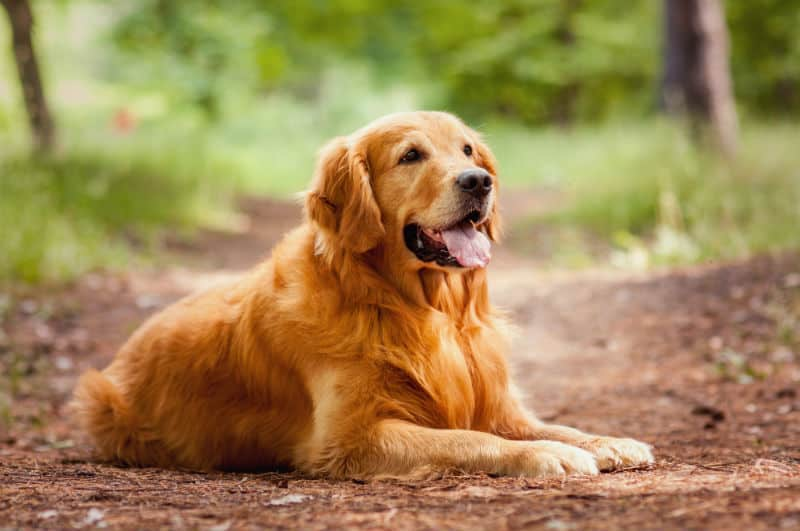
#> input picture Cachorro.jpg, 800 x 531 px
$ python 'Suavização_imagem.py'
#> lines starting #> are read from the running program, lines starting #| are printed output that depends on the picture; after the words box and inside, x2 and y2 are one past the last pixel; in counts of white or black regions, pixels touching at a corner belong together

import cv2
import numpy as np

img = cv2.imread("Cachorro.jpg")
#> img is the input picture: shape (531, 800, 3); mean B, G, R 84.5, 133.9, 160

img = cv2.cvtColor(img, cv2.COLOR_BGR2GRAY)
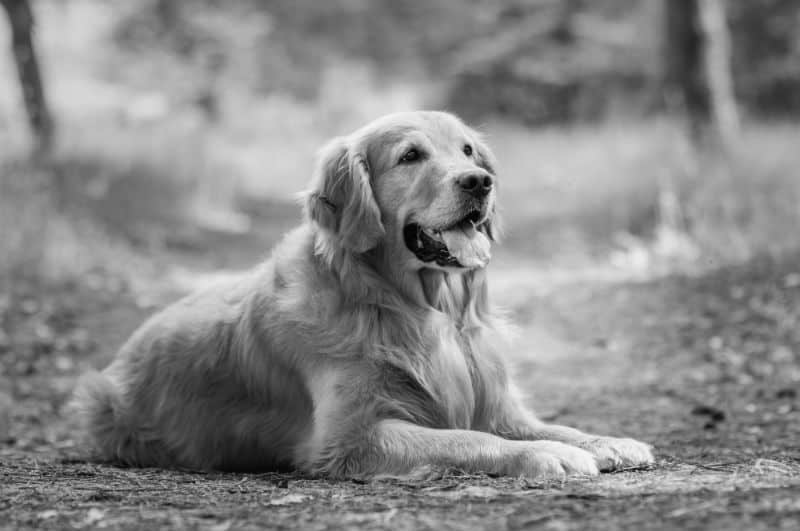
#> img: shape (531, 800); min 1, max 249, mean 136.1

suave = cv2.GaussianBlur(img, (7,7),0) # aplica blur

(T, bin) = cv2.threshold(suave, 160, 255, cv2.THRESH_BINARY)
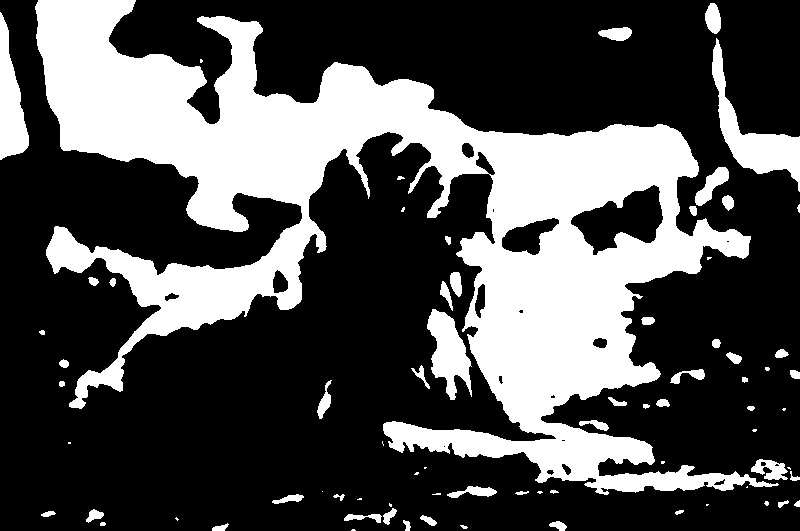
#> bin: shape (531, 800); 31.2% white; 75 white regions (23 under 20 px), largest, box (x1, y1, x2, y2) and area: (35, 0, 779, 495) 118224, (712, 38, 800, 192) 3648, (0, 12, 29, 160) 2448

(T, binI) = cv2.threshold(suave, 160, 255, cv2.THRESH_BINARY_INV)
resultado = np.vstack([
    np.hstack([img, suave]),
    np.hstack([bin, binI])])
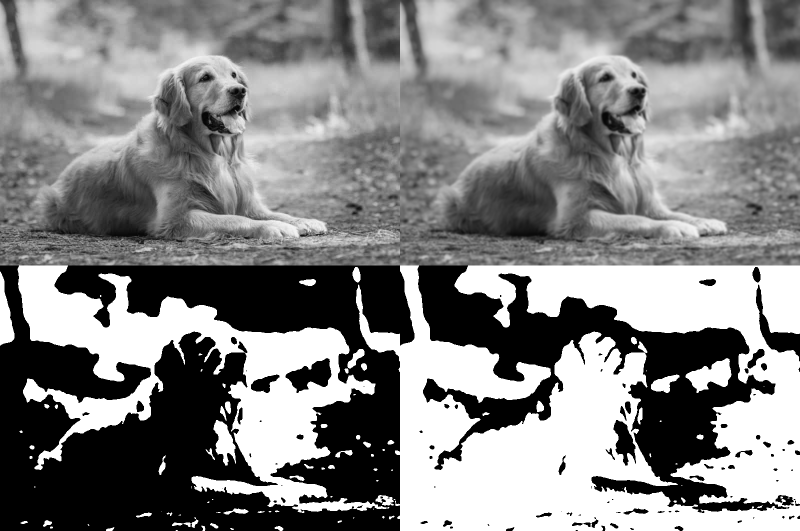
#> resultado: shape (1062, 1600) (shown at 1/2 size); min 0, max 255, mean 131.8

cv2.imshow("Binarização da Imagem", resultado)
cv2.waitKey(0)
